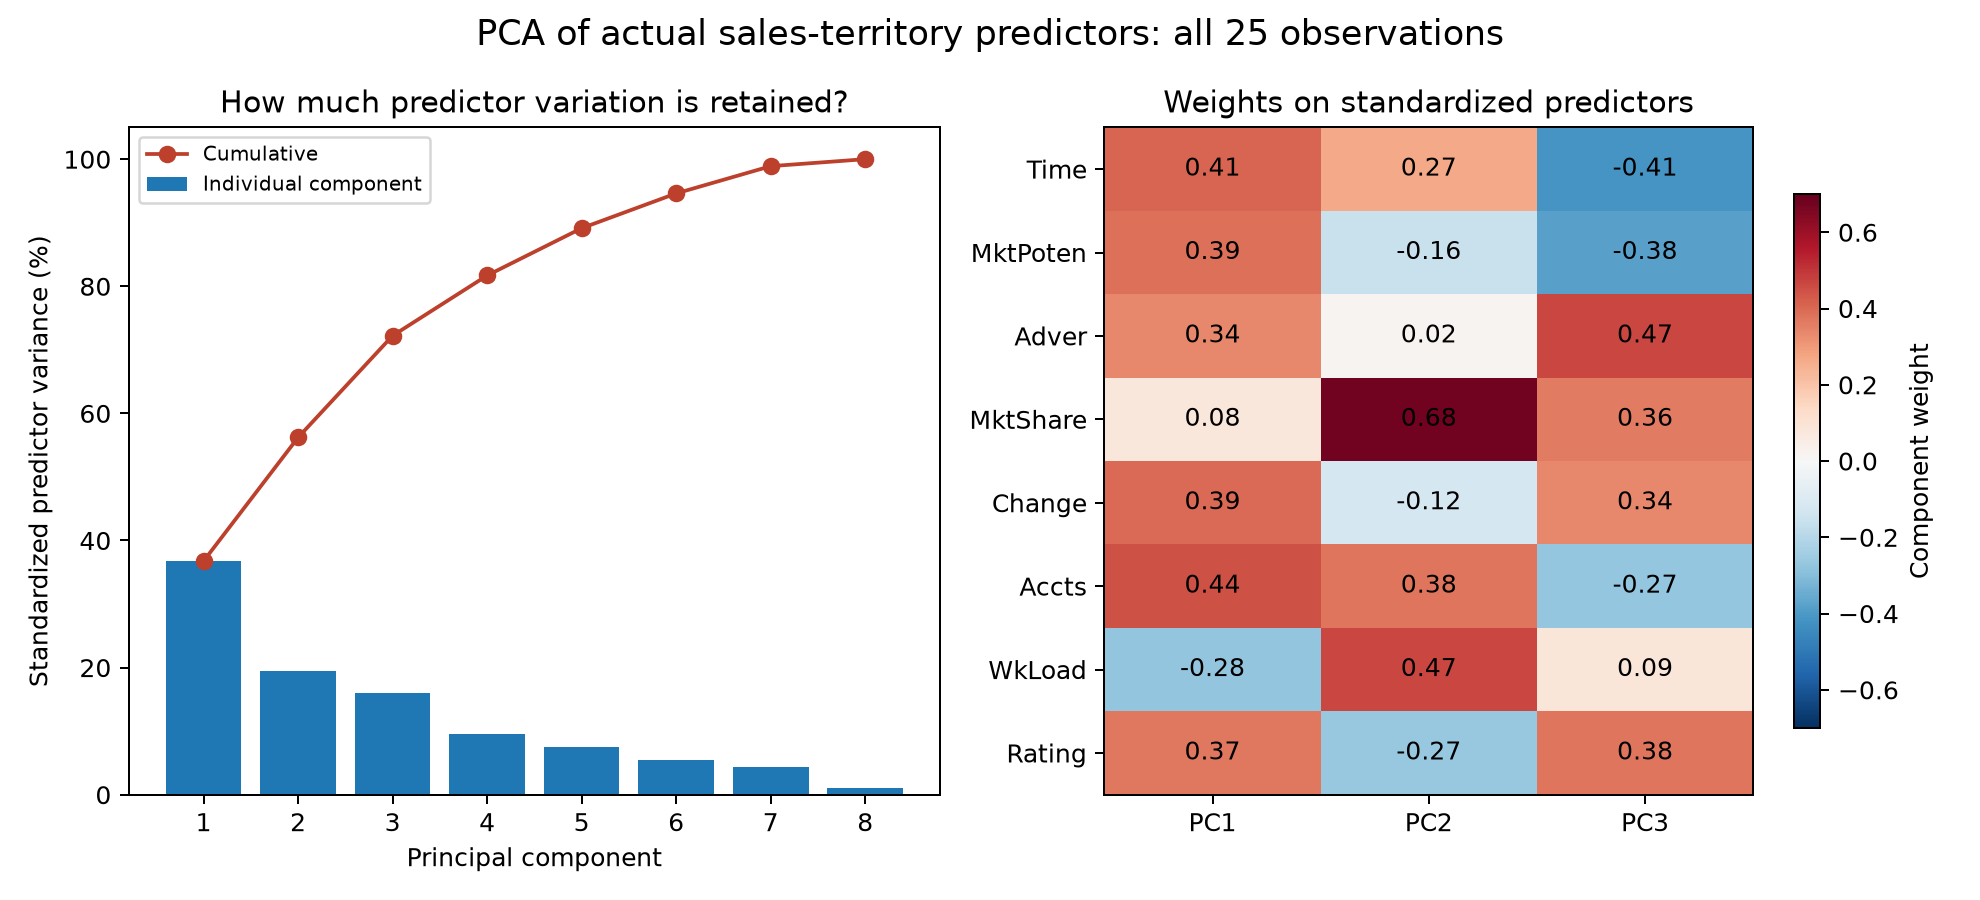

Generate this figure with Python:
import os
os.environ['MPLCONFIGDIR']='.mplcache'
import matplotlib
matplotlib.use('Agg')
import matplotlib.pyplot as plt
import numpy as np
import pandas as pd
import statsmodels.api as sm
from sklearn.preprocessing import StandardScaler
from sklearn.decomposition import PCA
import json

df=pd.read_csv('sales_territory.csv');x=df.drop(columns='Sales');scaler=StandardScaler();z=scaler.fit_transform(x);pca=PCA();scores=pca.fit_transform(z)
# Orient each component so its largest weight is positive; signs have no statistical meaning.
weights=pca.components_.copy()
for j in range(8):
    if weights[j,np.argmax(np.abs(weights[j]))]<0:weights[j]*=-1;scores[:,j]*=-1
pd.DataFrame(weights.T,index=x.columns,columns=[f'PC{i+1}' for i in range(8)]).to_csv('predictor_pca_weights.csv')
pd.DataFrame(scores,columns=[f'PC{i+1}' for i in range(8)]).to_csv('predictor_pca_scores.csv',index=False)
base=sm.OLS(df.Sales,sm.add_constant(x)).fit();fits=[]
for k in range(1,9):
    m=sm.OLS(df.Sales,sm.add_constant(scores[:,:k])).fit()
    fits.append({'components':k,'cumulative_predictor_variance':float(pca.explained_variance_ratio_[:k].sum()),'in_sample_sales_R_squared':float(m.rsquared),'RMS_fitted_difference_from_full_model':float(np.sqrt(np.mean((m.fittedvalues-base.fittedvalues)**2)))})
pd.DataFrame(fits).to_csv('predictor_pca_in_sample_fit_comparison.csv',index=False)
r={'method':'PCA of all eight predictors standardized to mean zero and population SD one, fitted to all 25 rows; Sales excluded from PCA','variance_fractions':pca.explained_variance_ratio_.tolist(),'weights':{f'PC{i+1}':dict(zip(x.columns,weights[i].tolist())) for i in range(3)},'in_sample_component_regressions':fits,'max_absolute_off_diagonal_score_covariance':float(np.max(np.abs(np.cov(scores,rowvar=False)-np.diag(np.diag(np.cov(scores,rowvar=False)))))),'note':'Exploratory in-sample analysis, not validation. New component columns are mathematical combinations of actual predictors. Component signs are arbitrary.'}
with open('predictor_pca_exploration_results.json','w') as f:json.dump(r,f,indent=2)
fig,axes=plt.subplots(1,2,figsize=(11,5))
ratios=pca.explained_variance_ratio_
axes[0].bar(np.arange(1,9),ratios*100,label='Individual component');axes[0].plot(np.arange(1,9),np.cumsum(ratios)*100,'o-',color='#bc402b',label='Cumulative');axes[0].set_xticks(range(1,9));axes[0].set_xlabel('Principal component');axes[0].set_ylabel('Standardized predictor variance (%)');axes[0].set_title('How much predictor variation is retained?');axes[0].legend(fontsize=8)
im=axes[1].imshow(weights[:3].T,cmap='RdBu_r',vmin=-.7,vmax=.7,aspect='auto');axes[1].set_yticks(range(8),x.columns);axes[1].set_xticks(range(3),['PC1','PC2','PC3'])
for i in range(8):
    for j in range(3):axes[1].text(j,i,f'{weights[j,i]:.2f}',ha='center',va='center',fontsize=10)
axes[1].set_title('Weights on standardized predictors');fig.colorbar(im,ax=axes[1],shrink=.8,label='Component weight')
fig.suptitle('PCA of actual sales-territory predictors: all 25 observations',fontsize=14);fig.tight_layout();fig.savefig('predictor_pca_exploration.png',dpi=180)
print(json.dumps({'variance_fractions':r['variance_fractions'],'first_three_weights':r['weights'],'fits':fits},indent=2))
